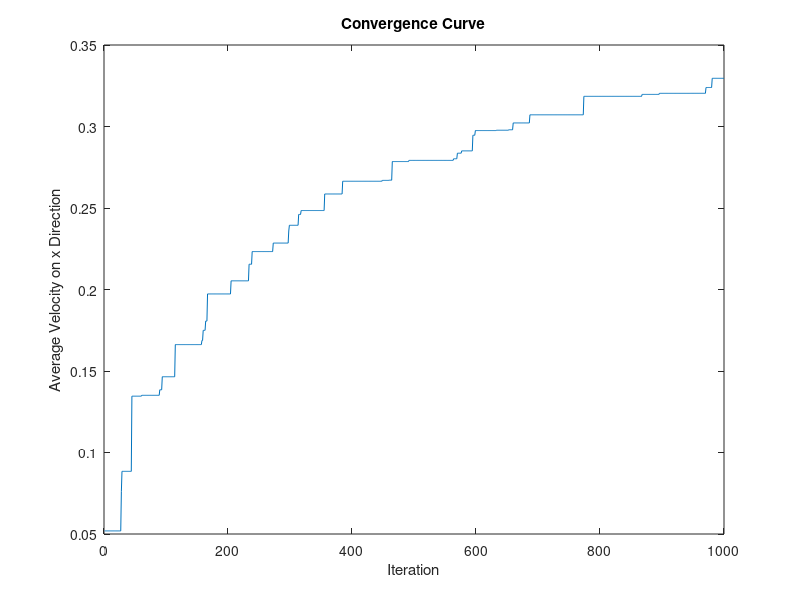
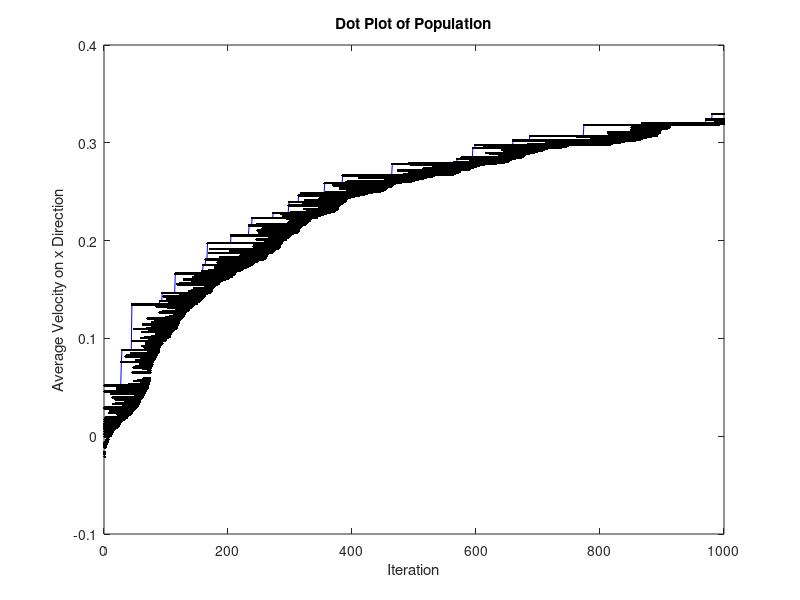
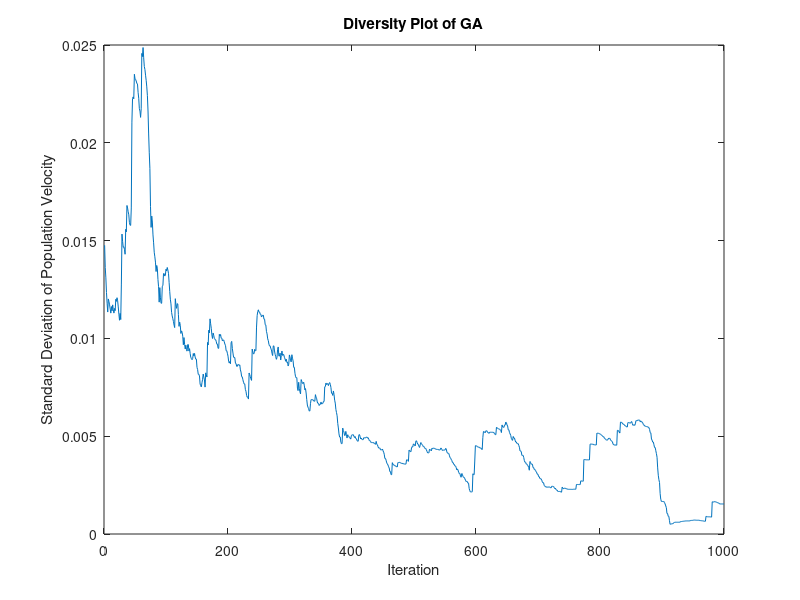

These charts were generated, in order, by the following MATLAB code:
clear all;
close all;
clc;

%% load homework data
EAspeed1 = importdata('Run1/totPopSpeed 50-500.txt');
EAspeed2 = importdata('Run1/totPopSpeedC50-300.txt');
EAspeed3 = importdata('Run1/totPopSpeedC 50-200.txt');
EAspeed = [EAspeed1;EAspeed2;EAspeed3]';
%%
%plot
k=[1:size(EAspeed,2)]';

figure(1)
pop = size(EAspeed);
pop = pop(1);
plot(k,EAspeed(1,:));
title('Convergence Curve')
xlabel('Iteration')
ylabel('Average Velocity on x Direction')

figure(2)
plot(k,EAspeed(1,:),'b');
hold on
for i = 1:pop
    plot(k,EAspeed(i,:),'k.');
end
title('Dot Plot of Population')
xlabel('Iteration')
ylabel('Average Velocity on x Direction')

%diversity = EAspeed(1,:)-EAspeed(end,:);
diversity = std(EAspeed);
figure(3)
plot(k,diversity);
title('Diversity Plot of GA')
xlabel('Iteration')
ylabel('Standard Deviation of Population Velocity')

